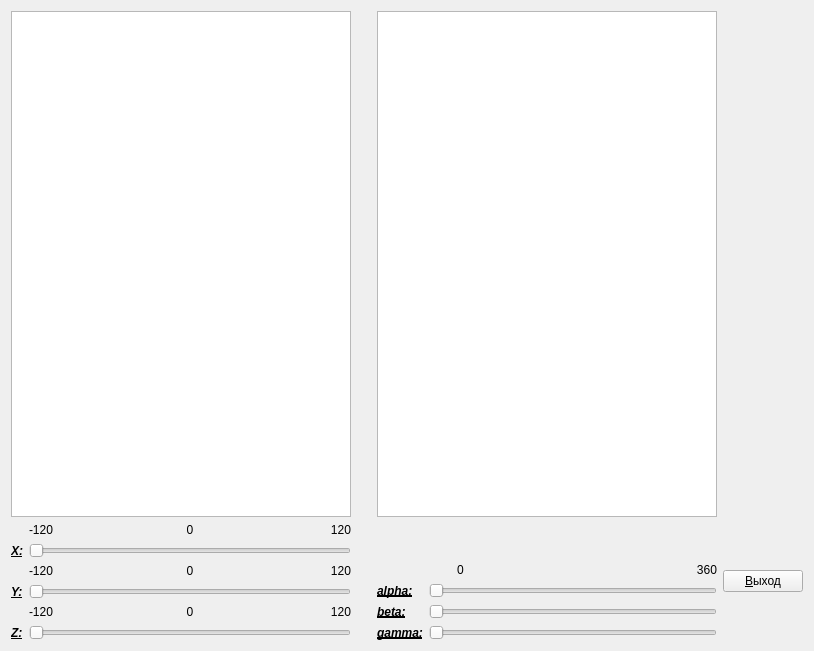
<?xml version="1.0" encoding="UTF-8"?>
<ui version="4.0">
 <class>Widget</class>
 <widget class="QWidget" name="Widget">
  <property name="geometry">
   <rect>
    <x>0</x>
    <y>0</y>
    <width>814</width>
    <height>651</height>
   </rect>
  </property>
  <property name="windowTitle">
   <string>Лабораторная работа по копьютерной графике №1 в 3D Зубаиров М.Р.</string>
  </property>
  <layout class="QGridLayout" name="gridLayout">
   <item row="0" column="0">
    <widget class="QGraphicsView" name="graphicsView"/>
   </item>
   <item row="1" column="0">
    <layout class="QVBoxLayout" name="verticalLayout_4">
     <item>
      <layout class="QHBoxLayout" name="horizontalLayout_4">
       <item>
        <widget class="QLabel" name="XText">
         <property name="font">
          <font>
           <weight>75</weight>
           <italic>true</italic>
           <bold>true</bold>
           <underline>true</underline>
          </font>
         </property>
         <property name="text">
          <string>X:</string>
         </property>
         <property name="alignment">
          <set>Qt::AlignBottom|Qt::AlignLeading|Qt::AlignLeft</set>
         </property>
        </widget>
       </item>
       <item>
        <layout class="QVBoxLayout" name="verticalLayout">
         <item>
          <layout class="QHBoxLayout" name="horizontalLayout">
           <item>
            <widget class="QLabel" name="label">
             <property name="text">
              <string>-120</string>
             </property>
             <property name="alignment">
              <set>Qt::AlignBottom|Qt::AlignLeading|Qt::AlignLeft</set>
             </property>
            </widget>
           </item>
           <item>
            <widget class="QLabel" name="label_2">
             <property name="text">
              <string>0</string>
             </property>
             <property name="alignment">
              <set>Qt::AlignCenter</set>
             </property>
            </widget>
           </item>
           <item>
            <widget class="QLabel" name="label_10">
             <property name="text">
              <string>120</string>
             </property>
             <property name="alignment">
              <set>Qt::AlignBottom|Qt::AlignRight|Qt::AlignTrailing</set>
             </property>
            </widget>
           </item>
          </layout>
         </item>
         <item>
          <widget class="QSlider" name="X">
           <property name="orientation">
            <enum>Qt::Horizontal</enum>
           </property>
          </widget>
         </item>
        </layout>
       </item>
      </layout>
     </item>
     <item>
      <layout class="QHBoxLayout" name="horizontalLayout_5">
       <item>
        <widget class="QLabel" name="YText">
         <property name="font">
          <font>
           <weight>75</weight>
           <italic>true</italic>
           <bold>true</bold>
           <underline>true</underline>
          </font>
         </property>
         <property name="text">
          <string>Y:</string>
         </property>
         <property name="alignment">
          <set>Qt::AlignBottom|Qt::AlignLeading|Qt::AlignLeft</set>
         </property>
        </widget>
       </item>
       <item>
        <layout class="QVBoxLayout" name="verticalLayout_2">
         <item>
          <layout class="QHBoxLayout" name="horizontalLayout_2">
           <item>
            <widget class="QLabel" name="label_11">
             <property name="text">
              <string>-120</string>
             </property>
             <property name="alignment">
              <set>Qt::AlignBottom|Qt::AlignLeading|Qt::AlignLeft</set>
             </property>
            </widget>
           </item>
           <item>
            <widget class="QLabel" name="label_3">
             <property name="text">
              <string>0</string>
             </property>
             <property name="alignment">
              <set>Qt::AlignCenter</set>
             </property>
            </widget>
           </item>
           <item>
            <widget class="QLabel" name="label_12">
             <property name="text">
              <string>120</string>
             </property>
             <property name="alignment">
              <set>Qt::AlignBottom|Qt::AlignRight|Qt::AlignTrailing</set>
             </property>
            </widget>
           </item>
          </layout>
         </item>
         <item>
          <widget class="QSlider" name="Y">
           <property name="orientation">
            <enum>Qt::Horizontal</enum>
           </property>
          </widget>
         </item>
        </layout>
       </item>
      </layout>
     </item>
     <item>
      <layout class="QHBoxLayout" name="horizontalLayout_6">
       <item>
        <widget class="QLabel" name="ZText">
         <property name="font">
          <font>
           <weight>75</weight>
           <italic>true</italic>
           <bold>true</bold>
           <underline>true</underline>
          </font>
         </property>
         <property name="text">
          <string>Z:</string>
         </property>
         <property name="alignment">
          <set>Qt::AlignBottom|Qt::AlignLeading|Qt::AlignLeft</set>
         </property>
        </widget>
       </item>
       <item>
        <layout class="QVBoxLayout" name="verticalLayout_3">
         <item>
          <layout class="QHBoxLayout" name="horizontalLayout_3">
           <item>
            <widget class="QLabel" name="label_13">
             <property name="text">
              <string>-120</string>
             </property>
             <property name="alignment">
              <set>Qt::AlignBottom|Qt::AlignLeading|Qt::AlignLeft</set>
             </property>
            </widget>
           </item>
           <item>
            <widget class="QLabel" name="label_4">
             <property name="text">
              <string>0</string>
             </property>
             <property name="alignment">
              <set>Qt::AlignCenter</set>
             </property>
            </widget>
           </item>
           <item>
            <widget class="QLabel" name="label_14">
             <property name="text">
              <string>120</string>
             </property>
             <property name="alignment">
              <set>Qt::AlignBottom|Qt::AlignRight|Qt::AlignTrailing</set>
             </property>
            </widget>
           </item>
          </layout>
         </item>
         <item>
          <widget class="QSlider" name="Z">
           <property name="orientation">
            <enum>Qt::Horizontal</enum>
           </property>
          </widget>
         </item>
        </layout>
       </item>
      </layout>
     </item>
    </layout>
   </item>
   <item row="1" column="2">
    <layout class="QVBoxLayout" name="verticalLayout_7">
     <item>
      <layout class="QHBoxLayout" name="horizontalLayout_7">
       <item>
        <widget class="QLabel" name="label_9">
         <property name="sizePolicy">
          <sizepolicy hsizetype="Preferred" vsizetype="Preferred">
           <horstretch>0</horstretch>
           <verstretch>0</verstretch>
          </sizepolicy>
         </property>
         <property name="text">
          <string>0</string>
         </property>
         <property name="alignment">
          <set>Qt::AlignBottom|Qt::AlignHCenter</set>
         </property>
        </widget>
       </item>
       <item>
        <widget class="QLabel" name="label_8">
         <property name="text">
          <string>360</string>
         </property>
         <property name="alignment">
          <set>Qt::AlignBottom|Qt::AlignRight|Qt::AlignTrailing</set>
         </property>
        </widget>
       </item>
      </layout>
     </item>
     <item>
      <layout class="QHBoxLayout" name="horizontalLayout_8">
       <item>
        <layout class="QVBoxLayout" name="verticalLayout_6">
         <item>
          <widget class="QLabel" name="AText">
           <property name="font">
            <font>
             <weight>75</weight>
             <italic>true</italic>
             <bold>true</bold>
             <underline>true</underline>
            </font>
           </property>
           <property name="text">
            <string>alpha:</string>
           </property>
          </widget>
         </item>
         <item>
          <widget class="QLabel" name="BText">
           <property name="font">
            <font>
             <weight>75</weight>
             <italic>true</italic>
             <bold>true</bold>
             <underline>true</underline>
            </font>
           </property>
           <property name="text">
            <string>beta:</string>
           </property>
          </widget>
         </item>
         <item>
          <widget class="QLabel" name="GText">
           <property name="font">
            <font>
             <weight>75</weight>
             <italic>true</italic>
             <bold>true</bold>
             <underline>true</underline>
            </font>
           </property>
           <property name="text">
            <string>gamma:</string>
           </property>
          </widget>
         </item>
        </layout>
       </item>
       <item>
        <layout class="QVBoxLayout" name="verticalLayout_5">
         <item>
          <widget class="QSlider" name="alpha">
           <property name="orientation">
            <enum>Qt::Horizontal</enum>
           </property>
          </widget>
         </item>
         <item>
          <widget class="QSlider" name="beta">
           <property name="orientation">
            <enum>Qt::Horizontal</enum>
           </property>
          </widget>
         </item>
         <item>
          <widget class="QSlider" name="gamma">
           <property name="orientation">
            <enum>Qt::Horizontal</enum>
           </property>
          </widget>
         </item>
        </layout>
       </item>
      </layout>
     </item>
    </layout>
   </item>
   <item row="0" column="2">
    <widget class="QGraphicsView" name="graphicsView_2"/>
   </item>
   <item row="1" column="3">
    <widget class="QPushButton" name="pushButton">
     <property name="text">
      <string>&amp;Выход</string>
     </property>
     <property name="autoDefault">
      <bool>false</bool>
     </property>
    </widget>
   </item>
   <item row="1" column="1">
    <spacer name="horizontalSpacer">
     <property name="orientation">
      <enum>Qt::Horizontal</enum>
     </property>
     <property name="sizeType">
      <enum>QSizePolicy::Preferred</enum>
     </property>
     <property name="sizeHint" stdset="0">
      <size>
       <width>20</width>
       <height>20</height>
      </size>
     </property>
    </spacer>
   </item>
  </layout>
  <zorder>graphicsView</zorder>
  <zorder>graphicsView_2</zorder>
  <zorder></zorder>
  <zorder>pushButton</zorder>
  <zorder>horizontalSpacer</zorder>
 </widget>
 <layoutdefault spacing="6" margin="11"/>
 <resources/>
 <connections>
  <connection>
   <sender>pushButton</sender>
   <signal>clicked()</signal>
   <receiver>Widget</receiver>
   <slot>close()</slot>
   <hints>
    <hint type="sourcelabel">
     <x>496</x>
     <y>436</y>
    </hint>
    <hint type="destinationlabel">
     <x>508</x>
     <y>360</y>
    </hint>
   </hints>
  </connection>
 </connections>
</ui>
